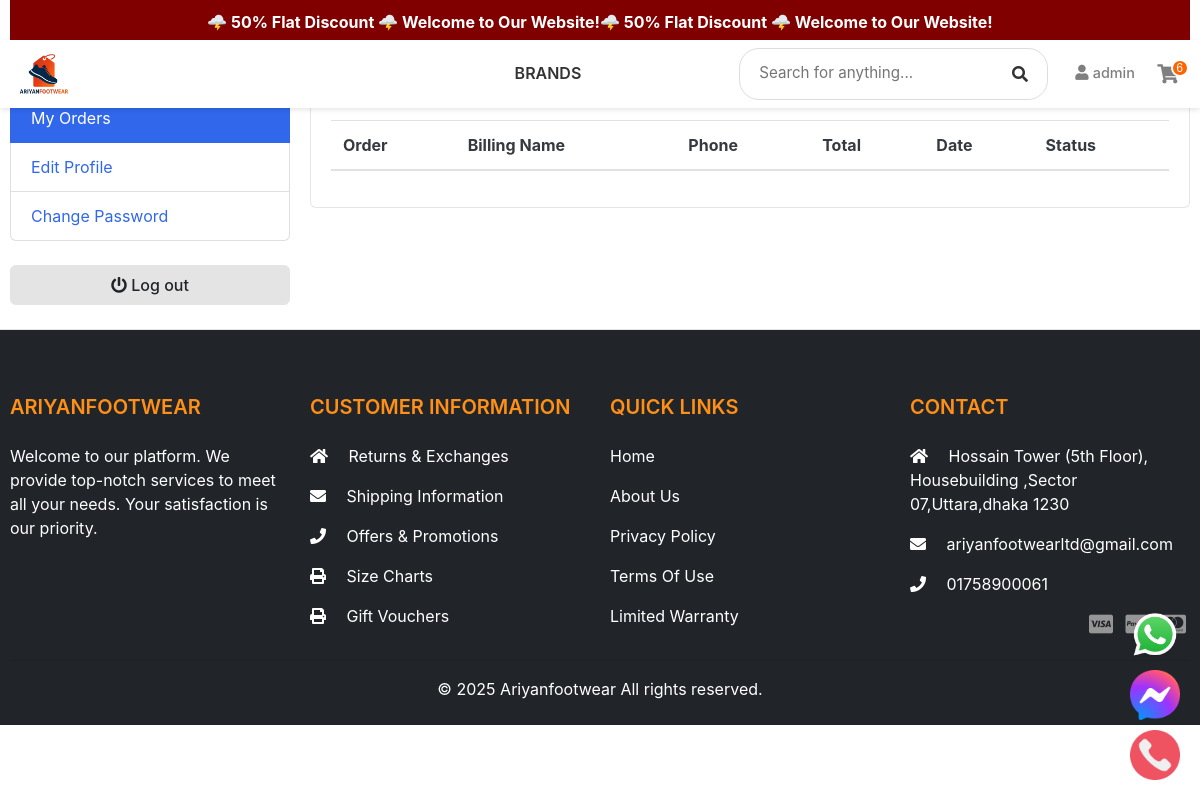
Before: /accounts/my_orders/ (signed in) with the older database file.
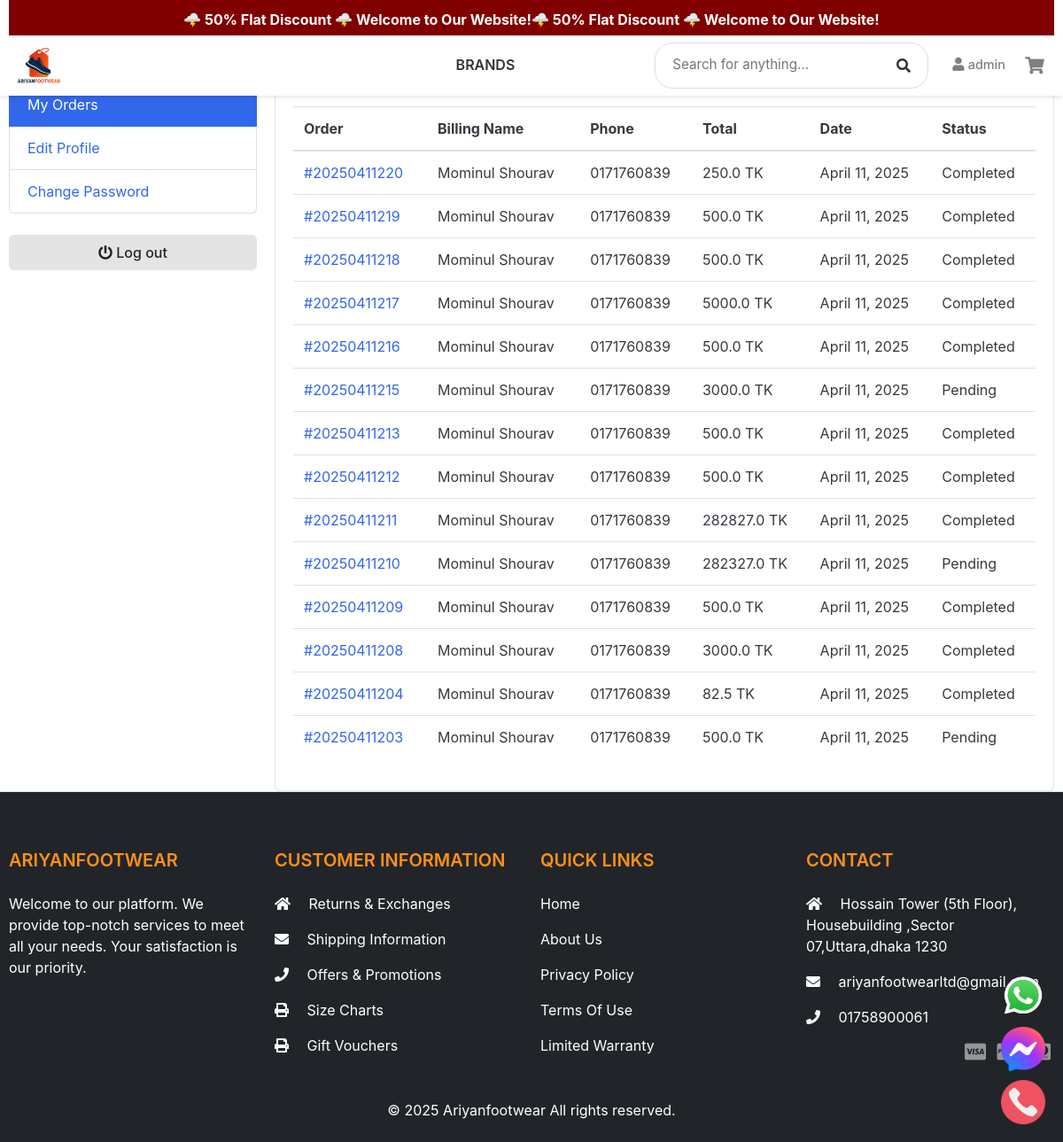
After: the same page with the newer database file.
### accounts/models.py (models this page shows, shortened)
class Account(AbstractBaseUser):
    first_name = models.CharField(max_length=50)
    last_name = models.CharField(max_length=50)
    username = models.CharField(max_length=50, unique=True)
    email = models.EmailField(max_length=100, unique=True)
    phone_number = models.CharField(max_length=50)
    date_joined = models.DateTimeField(auto_now_add=True)
    last_login = models.DateTimeField(auto_now=True)
    is_admin = models.BooleanField(default=False)
    is_staff = models.BooleanField(default=False)
    is_active = models.BooleanField(default=False)
    is_superadmin = models.BooleanField(default=False)
    USERNAME_FIELD = 'email'
    REQUIRED_FIELDS = ['username', 'first_name', 'last_name']
    objects = MyAccountManager()

### orders/models.py (models this page shows, shortened)
class Order(models.Model):
    PAYMENT_METHOD =(
        ('Cash on Delivery', 'Cash on Delivery'),
        ('SSLcommerz', 'SSLcommerz'),
    )
    STATUS = (
        ('New', 'New'),
        ('Accepted', 'Accepted'),
        ('on the way', 'On the way'),
        ('Completed', 'Completed'),
        ('Cancelled', 'Cancelled'),
        ('Shipped', 'Shipped'),
    )
    user = models.ForeignKey(Account, on_delete=models.SET_NULL, null=True)
    payment = models.ForeignKey(Payment, on_delete=models.SET_NULL, blank=True, null=True)
    payment_method = models.CharField(max_length=20, choices=PAYMENT_METHOD, default="Cash on Delivery")
    order_number = models.CharField(max_length=20)
    first_name = models.CharField(max_length=50)
    last_name = models.CharField(max_length=50)
    phone = models.CharField(max_length=15)
    email = models.EmailField(max_length=50)
    address_line_1 = models.CharField(max_length=50)
    address_line_2 = models.CharField(max_length=50)
    country = models.CharField(max_length=50)
    state = models.CharField(max_length=50)
    city = models.CharField(max_length=50)
    order_note = models.CharField(max_length=100, blank=True)
    order_total = models.FloatField()
    discount = models.FloatField()
    status = models.CharField(max_length=10, choices=STATUS, default="New")
    ip = models.CharField(blank=True, max_length=20)
    is_ordered = models.BooleanField(default=False)
    created_at = models.DateTimeField(auto_now_add=True)
    updated_at = models.DateTimeField(auto_now=True)
    def full_name(self):
        return f"{self.first_name} {self.last_name}"

### accounts/views.py (the view)
# urls.py: path("my_orders/", views.my_orders, name="my_orders"),
@login_required(login_url='login')
def my_orders(request):
    orders = Order.objects.filter(user=request.user, is_ordered = True).order_by('-created_at')
    context = {
        'orders': orders,
    }
    return render(request, 'accounts/my_orders.html', context)

### carts/context_processors.py (called while the page is built)
def counter(request):
    cart_count = 0
    if 'admin' in request.path:
        return {}
    else:
        try:
            cart = Cart.objects.filter(cart_id = _cart_id(request))
            if request.user.is_authenticated:
                cart_items = CartItem.objects.all().filter(user=request.user)
            else:
                cart_items = CartItem.objects.all().filter(cart = cart[:1])
            for cart_item in cart_items:
                cart_count += cart_item.quantity
        except Cart.DoesNotExist:
            cart_count = 0
    return dict(cart_count=cart_count)

### carts/views.py (called while the page is built)
def _cart_id(request):
    cart = request.session.session_key
    if not cart:
        cart = request.session.create()
    return cart

### category/context_processors.py (called while the page is built)
def menu_links(request):
    links = Category.objects.all()
    return dict(links = links)

### templates/accounts/my_orders.html (shortened to what this page needs)
{% extends 'base.html' %}
{% block content %}
<section class="section-conten padding-y bg">
    <div class="container">
        <div class="row">
            {% include 'includes/dashboard_sidebar.html' %}
            <main class="col-lg-9 col-md-8 col-sm-12">
                <article class="card">
                    <header class="card-header">
                        <strong class="d-inline-block mr-3">Your order history</strong>
                    </header>
                    <div class="card-body">
                        <div class="row">
                            <div class="col-12">
                                <div class="table-responsive">
                                    <table class="table table-hover">
                                        <thead>
                                            <tr>
                                                <th scope="col">Order</th>
                                                <th scope="col">Billing Name</th>
                                                <th scope="col">Phone</th>
                                                <th scope="col">Total</th>
                                                <th scope="col">Date</th>
                                                <th scope="col">Status</th>
                                            </tr>
                                        </thead>
                                        <tbody>
                                            {% for order in orders %}
                                            <tr>
                                                <td>
                                                    <a href="{% url 'order_detail' order.order_number %}">
                                                        #{{ order.order_number }}
                                                    </a>
                                                </td>
                                                <td>{{ order.full_name }}</td>
                                                <td>{{ order.phone }}</td>
                                                <td>{{ order.order_total }} TK</td>
                                                <td>{{ order.created_at|date:"F d, Y" }}</td>
                                                <td>{{ order.status }}</td>
                                            </tr>
                                            {% endfor %}
                                        </tbody>
                                    </table>
                                </div>
                            </div>
                        </div>
                    </div>
                </article>
            </main>
        </div>
    </div>
</section>
{% endblock %}

### templates/base.html (shortened to what this page needs)
{% load static %}
<!DOCTYPE HTML>
<html lang="en">
<head>
    <link href="{% static 'css/bootstrap.css' %}" rel="stylesheet" type="text/css"/>
    <link href="{% static 'fonts/fontawesome/css/all.min.css' %}" type="text/css" rel="stylesheet">
</head>
<body style="position:relative">
    <div class="announcement-bar">
        <div class="scrolling-text">
            <span>🌩️ 50% Flat Discount  🌩️  Welcome to Our Website!🌩️ 50% Flat Discount 🌩️   Welcome to Our Website!</span>
        </div>
    </div>
    {% include "includes/navbar.html" %}
    {% block content %}
    {% endblock %}
    {% include "includes/footer.html" %}
    <div class="whatsapp-container">
        <a href="https://wa.me/+8801717608397?text=Hello!%20I%20need%20assistance." target="_blank">
            <img src="{% static 'images/whatsapp-icon.png' %}" alt="WhatsApp Chat">
        </a>
        <a href="https://m.me/mominulislam.shourav.7/" target="_blank">
            <img src="{% static 'images/messenger-icon.png' %}" alt="Messenger Chat">
        </a>
        <a href="tel:+8801717608397">
            <img src="{% static 'images/call-icon.png' %}" alt="Call Us">
        </a>
    </div>
</body>
</html>

### templates/includes/navbar.html (shortened to what this page needs)
{% load static %}
<header>
    <nav class="navbar navbar-expand-lg navbar-light bg-white fixed-top" id="mainNavbar">
        <div class="container">
            <a href="{% url 'home' %}" class="navbar-brand order-2 mx-auto mx-lg-0">
                <img src="{% static 'images/e_com.png' %}" alt="Ariyan Footwear Logo" class="logo">
            </a>
            <div class="collapse navbar-collapse order-4" id="navbarContent">
                <ul class="navbar-nav mx-auto category-list">
                    <li class="nav-item position-relative">
                        <a class="nav-link" href="#">Brands</a>
                    </li>
                </ul>
                <ul class="navbar-nav align-items-center">
                    <li class="nav-item d-none d-lg-block">
                        <form action="{% url 'search' %}" class="search-form" method="GET">
                            <div class="search-wrapper">
                                <input type="text" class="search-input" placeholder="Search for anything..." name="keyword" autocomplete="off">
                                <button type="submit" class="search-btn">
                                    <i class="fa fa-search"></i>
                                </button>
                            </div>
                        </form>
                    </li>
                    <li class="nav-item d-none d-lg-block">
                        {% if user.id is none %}
                            <a href="{% url 'login' %}" class="nav-link auth-link">
                                <i class="fa fa-user me-1"></i> Sign In
                            </a>
                        {% else %}
                            <a class="nav-link user-link" href="{% url 'dashboard' %}">
                                <i class="fa fa-user me-1"></i>
                                <span class="user-name d-none d-xl-inline">{{ user.first_name }}</span>
                            </a>
                        {% endif %}
                    </li>
                    <li class="nav-item d-none d-lg-block">
                        <a href="{% url 'cart' %}" class="nav-link cart-link">
                            <div class="cart-container">
                                <i class="fa fa-shopping-cart"></i>
                                {% if cart_count > 0 %}
                                    <span class="cart-badge">{{ cart_count }}</span>
                                {% endif %}
                            </div>
                        </a>
                    </li>
                </ul>
            </div>
        </div>
    </nav>
</header>

### templates/includes/dashboard_sidebar.html (shortened to what this page needs)
<aside class="col-md-3">
    <ul class="list-group">
        <a class="list-group-item {% if request.path == '/accounts/' %}active{% endif %}" href="{% url 'dashboard' %}"> Dashboard </a>
        <a class="list-group-item {% if request.path == '/accounts/my_orders/' %}active{% endif %}" href="{% url 'my_orders' %}"> My Orders </a>
        <a class="list-group-item {% if request.path == '/accounts/edit_profile/' %}active{% endif %}" href="{% url 'edit_profile' %}"> Edit Profile </a>
        <a class="list-group-item {% if request.path == '/accounts/change_password/' %}active{% endif %}" href="{% url 'change_password' %}"> Change Password </a>
    </ul>
    <br>
    <a class="btn btn-light btn-block" href="{% url 'logout' %}"> <i class="fa fa-power-off"></i> <span class="text">Log out</span> </a>
    <br>
</aside>

### templates/includes/footer.html (shortened to what this page needs)
{% load static %}
    <footer class="section-footer border-top bg-dark text-white pt-5 pb-4">
        <div class="container">
            <div class="row text-center text-md-left">
                <div class="col-md-3 col-lg-3 col-xl-3 mx-auto mt-3">
                    <h5 class="text-uppercase mb-4 font-weight-bold text-warning">AriyanFootwear</h5>
                    <p>Welcome to our platform. We provide top-notch services to meet all your needs. Your satisfaction is our priority.</p>
                </div>
                <div class="col-md-3 col-lg-3 col-xl-3 mx-auto mt-3">
                    <h5 class="text-uppercase mb-4 font-weight-bold text-warning">Customer Information</h5>
                    <p><a href="{% url 'returns' %}" class="text-white text-decoration-none"><i class="fas fa-home mr-3"></i> Returns & Exchanges</a></p>
                    <p><a href="{% url 'shipping' %}" class="text-white text-decoration-none"><i class="fas fa-envelope mr-3"></i> Shipping Information</a></p>
                    <p><a href="{% url 'offers' %}" class="text-white text-decoration-none"><i class="fas fa-phone mr-3"></i> Offers & Promotions</a></p>
                    <p><a href="{% url 'size_charts' %}" class="text-white text-decoration-none"><i class="fas fa-print mr-3"></i> Size Charts</a></p>
                    <p><a href="{% url 'gift_vouchers' %}" class="text-white text-decoration-none"><i class="fas fa-print mr-3"></i> Gift Vouchers</a></p>
                </div>
                <div class="col-md-3 col-lg-3 col-xl-3 mx-auto mt-3">
                    <h5 class="text-uppercase mb-4 font-weight-bold text-warning">Quick Links</h5>
                    <p><a href="{% url 'home' %}" class="text-white text-decoration-none">Home</a></p>
                    <p><a href="{% url 'about' %}" class="text-white text-decoration-none">About Us</a></p>
                    <p><a href="{% url 'privacy' %}" class="text-white text-decoration-none">Privacy Policy</a></p>
                    <p><a href="{% url 'terms' %}" class="text-white text-decoration-none">Terms Of Use</a></p>
                    <p><a href="{% url 'warranty' %}" class="text-white text-decoration-none">Limited Warranty</a></p>
                </div>
                <div class="col-md-3 col-lg-3 col-xl-3 mx-auto mt-3">
                    <h5 class="text-uppercase mb-4 font-weight-bold text-warning">Contact</h5>
                    <p><i class="fas fa-home mr-3"></i> Hossain Tower (5th Floor), Housebuilding ,Sector 07,Uttara,dhaka 1230 </p>
                    <p><i class="fas fa-envelope mr-3"></i> ariyanfootwearltd@gmail.com </p>
                    <p><i class="fas fa-phone mr-3"></i> 01758900061 </p>
                    <div class="text-md-right text-muted">
                        <i class="fab fa-lg fa-cc-visa mx-1"></i>
                    </div>
                </div>
            </div>
            <hr class="my-3 text-white">
            <div class="row">
                <div class="col-md-12 text-center">
                    <p class="mb-0">© {% now "Y" %} Ariyanfootwear All rights reserved.</p>
                </div>
            </div>
        </div>
    </footer>

### templates/base.html (style rules this page uses)
body { overflow-x: hidden; }
.announcement-bar { width: 100% !important; max-width: 1180px !important; margin: 0 auto !important; background-color: #800000; color: #fff; font-size: clamp(0.875rem, 2vw, 1rem); font-weight: bold; overflow: hidden; white-space: nowrap; padding: 10px 0; text-align: center; position: relative; }
.scrolling-text { display: inline-block; white-space: nowrap; animation: scroll-left 30s linear infinite; }
.whatsapp-container { position: fixed; bottom: 20px; right: 20px; z-index: 1000; width: clamp(40px, 8vw, 50px); display: flex; flex-direction: column; height: auto; gap: 10px; }
.whatsapp-container img { width: 100%; height: auto; transition: transform 0.3s ease; }

### templates/includes/navbar.html (style rules this page uses)
.navbar { padding: 0.5rem 0; box-shadow: 0 2px 5px rgba(0,0,0,0.1); z-index: 1000; transition: top 0.3s ease; }
#mainNavbar { top: 40px; }
.navbar-brand img { height: 40px; transition: transform 0.3s ease; }
.category-list .nav-link { font-weight: 600; text-transform: uppercase; color: #333; padding: 0.5rem 1rem; transition: color 0.3s, border-bottom 0.3s; border-bottom: 2px solid transparent; }
.search-form { max-width: 400px; margin: 0 1rem; }
.search-wrapper { display: flex; align-items: center; background: #fff; border: 1px solid #ddd; border-radius: 20px; padding: 0.4rem 0.8rem; transition: all 0.3s ease; }
.search-input { border: none; background: transparent; padding: 0.4rem; width: 100%; outline: none; font-size: 0.95rem; }
.search-btn { background: transparent; border: none; padding: 0.4rem; color: #333; cursor: pointer; transition: color 0.3s ease; }
.auth-link, .user-link { color: #333; font-weight: 500; font-size: 0.95rem; padding: 0.5rem; transition: color 0.3s ease; }
.user-name { font-size: 0.9rem; }
.cart-container { position: relative; display: flex; align-items: center; justify-content: center; }
.cart-link { font-size: 1.2rem; color: #333; }

### templates/accounts/my_orders.html (style rules this page uses)
.card-header { font-size: 1.25rem; font-weight: bold; }

Changed rows visible on the page:
added Order: order_number "20250411220", full_name "Mominul Shourav", phone "0171760839", order_total "250.0", created_at "April 11, 2025", status "Completed"
added Order: order_number "20250411219", full_name "Mominul Shourav", phone "0171760839", order_total "500.0", created_at "April 11, 2025", status "Completed"
added Order: order_number "20250411218", full_name "Mominul Shourav", phone "0171760839", order_total "500.0", created_at "April 11, 2025", status "Completed"
added Order: order_number "20250411217", full_name "Mominul Shourav", phone "0171760839", order_total "5000.0", created_at "April 11, 2025", status "Completed"
added Order: order_number "20250411216", full_name "Mominul Shourav", phone "0171760839", order_total "500.0", created_at "April 11, 2025", status "Completed"
added Order: order_number "20250411215", full_name "Mominul Shourav", phone "0171760839", order_total "3000.0", created_at "April 11, 2025", status "Pending"
added Order: order_number "20250411213", full_name "Mominul Shourav", phone "0171760839", order_total "500.0", created_at "April 11, 2025", status "Completed"
added Order: order_number "20250411212", full_name "Mominul Shourav", phone "0171760839", order_total "500.0", created_at "April 11, 2025", status "Completed"
added Order: order_number "20250411211", full_name "Mominul Shourav", phone "0171760839", order_total "282827.0", created_at "April 11, 2025", status "Completed"
added Order: order_number "20250411210", full_name "Mominul Shourav", phone "0171760839", order_total "282327.0", created_at "April 11, 2025", status "Pending"
added Order: order_number "20250411209", full_name "Mominul Shourav", phone "0171760839", order_total "500.0", created_at "April 11, 2025", status "Completed"
added Order: order_number "20250411208", full_name "Mominul Shourav", phone "0171760839", order_total "3000.0", created_at "April 11, 2025", status "Completed"
added Order: order_number "20250411204", full_name "Mominul Shourav", phone "0171760839", order_total "82.5", created_at "April 11, 2025", status "Completed"
added Order: order_number "20250411203", full_name "Mominul Shourav", phone "0171760839", order_total "500.0", created_at "April 11, 2025", status "Pending"
Other visible differences:
{{ cart_count }}: "6" → (not shown)
